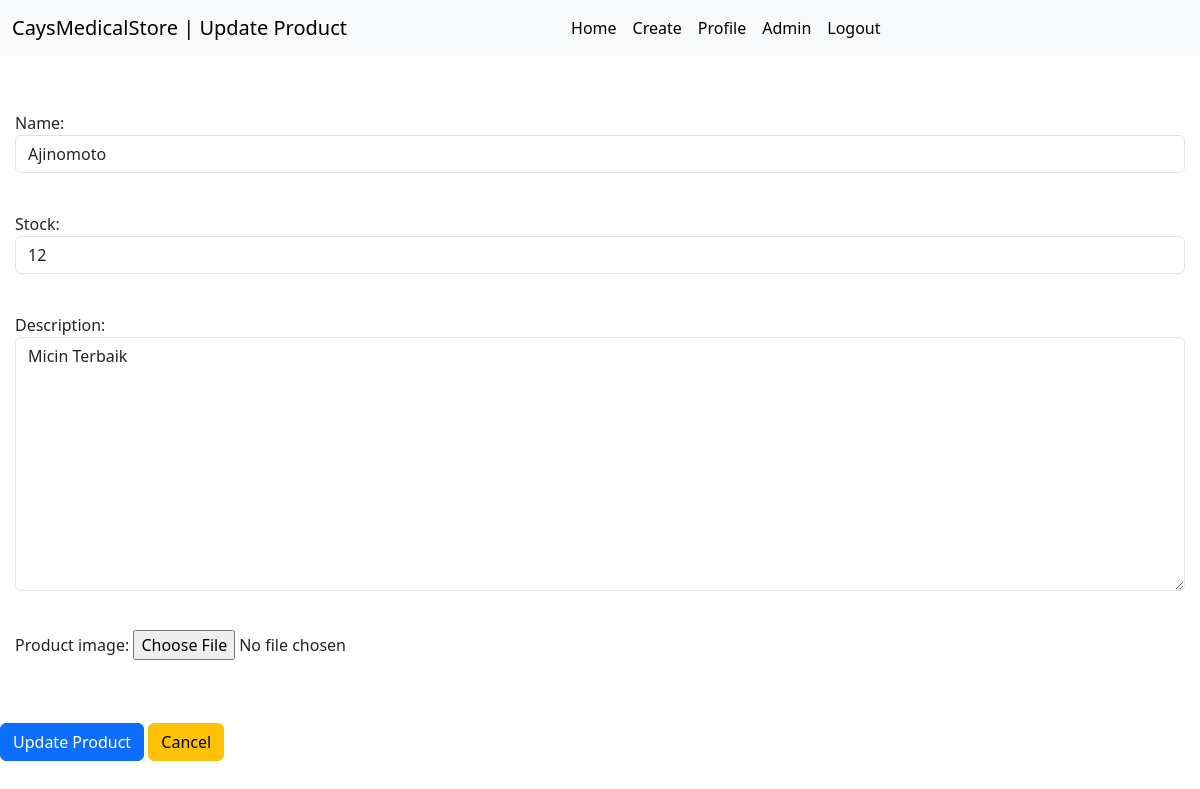
Page /main/update-product/ajinomoto/ (signed in) on the committed database.
### main/models.py (models this page shows, shortened)
class ProductModel(models.Model):
    name = models.CharField(max_length=100)
    stock = models.PositiveIntegerField()
    description = models.CharField(max_length=200)
    product_image = models.ImageField(
        blank=True,
        null=True,
        upload_to="main/img/product/"
    )
    created = models.DateTimeField(
        auto_now_add=True
    )
    updated = models.DateTimeField(
        auto_now=True
    )
    creator = models.CharField(
        null=True,
        max_length=100
    )
    slug = models.SlugField(blank=True)

### main/decorator.py (the view)
        def wrapper_func(request, *args, **kwargs):
            group = None
            if request.user.groups.exists():
                group = request.user.groups.all()[0]
            if str(group) in roles or request.user.is_superuser:
                return func(request, *args, **kwargs)
            else:
                return HttpResponse(
                    "<h1>You are not allowed to access this page</h1> <br> <a href='" + reverse('main:profile') + "' class='btn btn-warning'>Back</a>"
                )

### main/forms.py
class ProductForm(forms.ModelForm):
    class Meta:
        model = ProductModel
        fields = [
            "name",
            "stock",
            "description",
            "product_image"
        ]
        widgets = {
            "name":forms.TextInput(
                attrs={
                    "class":"form-control",
                    "placeholder":"Input Product's Name"
                }
            ),
            "stock":forms.NumberInput(
                attrs={
                    "class":"form-control",
                }
            ),
            "description":forms.Textarea(
                attrs={
                    "class":"form-control",
                    "placeholder":"Input Description"
                }
            ),
            "product_image":forms.FileInput(
                attrs={
                    "class":"form-control-file"
                }
            )
        }

### main/decorator.py (called while the page is built)
def allowed_role(roles=[]):
    def decorator(func):
        def wrapper_func(request, *args, **kwargs):
            group = None
            if request.user.groups.exists():
                group = request.user.groups.all()[0]
            if str(group) in roles or request.user.is_superuser:
                return func(request, *args, **kwargs)
            else:
                return HttpResponse(
                    "<h1>You are not allowed to access this page</h1> <br> <a href='" + reverse('main:profile') + "' class='btn btn-warning'>Back</a>"
                )
        return wrapper_func
    return decorator

### main/views.py (called while the page is built)
def check_role(request):
    if request.user.is_superuser:
        return "SuperUserNav.html"
    else:
        role = request.user.groups.all()[0]
        if str(role) == "Staff":
            return "StaffNav.html"
        else:
            return "CommonUserNav.html"

### main/templates/main/update_product.html (shortened to what this page needs)
{% extends "base.html" %}
{% block nav %}
    {% include NavRole %}
{% endblock %}
{% block content %}
    <br><br>
    <form action="" method="post" enctype="multipart/form-data">
        {% for form in forms %}
        <div class="form-group" style="margin: 15px;">
            {{form.label_tag}}
            {{form}}
            <br>
        </div>
        {% endfor %}
        <br><br>
        <button type="submit"
        class="btn btn-primary">Update Product</button>
        <a href="{% url 'main:home' %}" class="btn btn-warning">Cancel</a>
    </form>
    <br><br>
{% endblock %}

### rows in the picture
ProductModel: forms "Ajinomoto" "12" "Micin Terbaik"

### other values in the picture
{{ title }} "Update Product"
